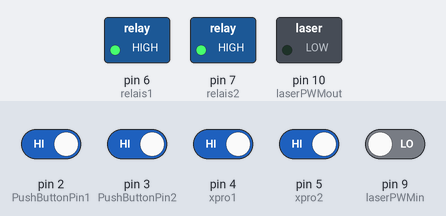
Bench run of a sketch on a simulated Arduino Uno, built with avr-gcc and run on an emulated ATmega328P. Shown: switched loads named in the sketch (green lamp = pin HIGH). The test bench sets the inputs (shaded band); at power-on: pin 2 (PushButtonPin1), pin 3 (PushButtonPin2), pin 4 (xpro1), pin 5 (xpro2) HIGH, pin 9 (laserPWMin) LOW.

Above: at 1.2 s.
1.3 s: pin 2 (PushButtonPin1) driven LOW and pin 4 (xpro1) driven LOW
At 1.8 s:
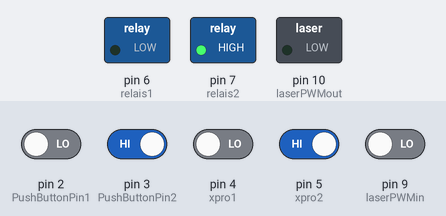
2.8 s: pin 2 (PushButtonPin1) driven HIGH
At 4.0 s:
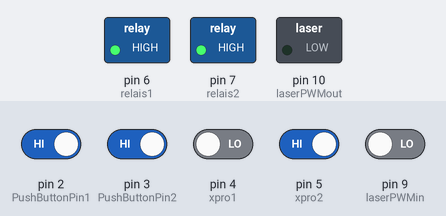
4.3 s: pin 3 (PushButtonPin2) driven LOW and pin 5 (xpro2) driven LOW
At 5.3 s:
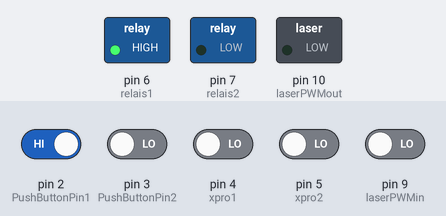
5.8 s: pin 3 (PushButtonPin2) driven HIGH
At 6.4 s:
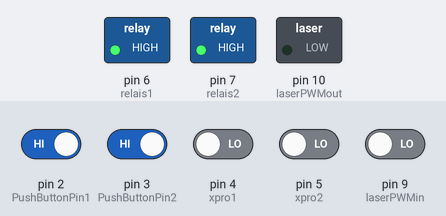
Timing chart, 0 to 8.3 s (numbered marks = the images above; inputs shaded):
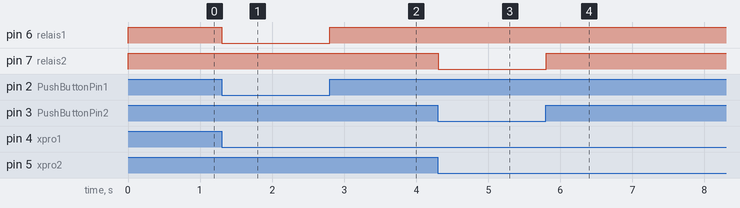

Measured:
- after the input at 1.3 s, pin 6 (relais1): HIGH → LOW at once
- after the input at 2.8 s, pin 6 (relais1): LOW → HIGH at once
- after the input at 4.3 s, pin 7 (relais2): HIGH → LOW at once
- after the input at 5.8 s, pin 7 (relais2): LOW → HIGH at once

The sketch:

CNC-Logic.ino
```cpp
int PushButtonPin1 = 2;
int PushButtonPin2 = 3;

int mem1 = LOW;
int mem2 = LOW;

int lastmem1 = LOW;
int lastmem2 = LOW;

int warteDelay = 50;
int LastTime = 0;

int xpro1 = 4;
int xpro2 = 5;

int relais1 = 6;
int relais2 = 7;

int relais1Set = LOW;
int relais2Set = LOW;

int laserPWMin = 9;
int laserPWMout = 10;

int laser_in;
int laser_out;


void setup() {

  pinMode(PushButtonPin1, INPUT_PULLUP);
  pinMode(PushButtonPin2, INPUT_PULLUP);

  pinMode(xpro1, INPUT);
  pinMode(xpro2, INPUT);

  pinMode(relais1, OUTPUT);
  pinMode(relais2, OUTPUT);

  pinMode(laserPWMin, INPUT);
  pinMode(laserPWMout, OUTPUT);

  //Serial.begin(9600);
}
  // ut your setup code here, to run once:

 void loop() {

  laser_in = pulseIn(laserPWMin, LOW, 5000);
  //Serial.write(laser_in);
  laser_out = map(laser_in,0,1000,0,255 );
  analogWrite(laserPWMout, laser_out);

  //invertAnalogWrite(laserPWMout, laser_in);

  int reading1 = digitalRead(PushButtonPin1);
  int reading2 = digitalRead(PushButtonPin2);
  int reading3 = digitalRead(xpro1);
  int reading4 = digitalRead(xpro2);


  if (reading3 == LOW){
    if (reading1 != lastmem1)
    {LastTime = millis();
      if (mem1 == LOW )
      {relais1Set = !relais1Set;}}

    if ((millis() - LastTime) > warteDelay && reading3 == LOW)
    {mem1 = reading1;}

    digitalWrite(relais1, relais1Set);
    lastmem1 = reading1;
  }
  else
  {  digitalWrite(relais1, reading3);}


   if (reading4 == LOW){
    if (reading2 != lastmem2)
    {LastTime = millis();
      if (mem2 == LOW)
      {relais2Set = !relais2Set;}}

    if ((millis() - LastTime) > warteDelay && reading4 == LOW)
    {mem2 = reading2;}

    digitalWrite(relais2, relais2Set);
    lastmem2 = reading2;
   }
  else
  {  digitalWrite(relais2, reading4);}


}
```
